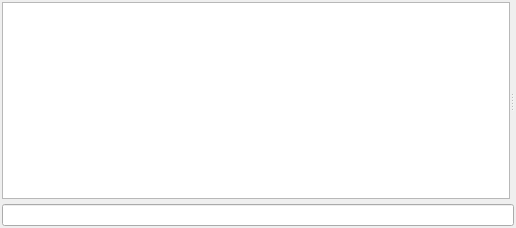
<?xml version="1.0" encoding="UTF-8"?>
<ui version="4.0">
 <class>RoomFrame</class>
 <widget class="QFrame" name="RoomFrame">
  <property name="geometry">
   <rect>
    <x>0</x>
    <y>0</y>
    <width>516</width>
    <height>228</height>
   </rect>
  </property>
  <layout class="QVBoxLayout" name="verticalLayout">
   <property name="spacing">
    <number>5</number>
   </property>
   <property name="leftMargin">
    <number>2</number>
   </property>
   <property name="topMargin">
    <number>2</number>
   </property>
   <property name="rightMargin">
    <number>2</number>
   </property>
   <property name="bottomMargin">
    <number>2</number>
   </property>
   <item>
    <widget class="QSplitter" name="roomsSplitter">
     <property name="orientation">
      <enum>Qt::Horizontal</enum>
     </property>
     <widget class="ChatWidget" name="outputBrowser">
      <property name="horizontalScrollBarPolicy">
       <enum>Qt::ScrollBarAlwaysOff</enum>
      </property>
      <property name="acceptRichText">
       <bool>false</bool>
      </property>
      <property name="openLinks">
       <bool>false</bool>
      </property>
     </widget>
     <widget class="QListView" name="usersView">
      <property name="maximumSize">
       <size>
        <width>0</width>
        <height>16777215</height>
       </size>
      </property>
      <property name="contextMenuPolicy">
       <enum>Qt::ActionsContextMenu</enum>
      </property>
      <property name="horizontalScrollBarPolicy">
       <enum>Qt::ScrollBarAlwaysOff</enum>
      </property>
      <property name="editTriggers">
       <set>QAbstractItemView::NoEditTriggers</set>
      </property>
     </widget>
    </widget>
   </item>
   <item>
    <widget class="InputEdit" name="inputEdit">
     <property name="maxLength">
      <number>1024</number>
     </property>
    </widget>
   </item>
  </layout>
 </widget>
 <customwidgets>
  <customwidget>
   <class>ChatWidget</class>
   <extends>QTextBrowser</extends>
   <header>chatwidget.h</header>
  </customwidget>
  <customwidget>
   <class>InputEdit</class>
   <extends>QLineEdit</extends>
   <header>inputedit.h</header>
  </customwidget>
 </customwidgets>
 <resources/>
 <connections/>
</ui>
